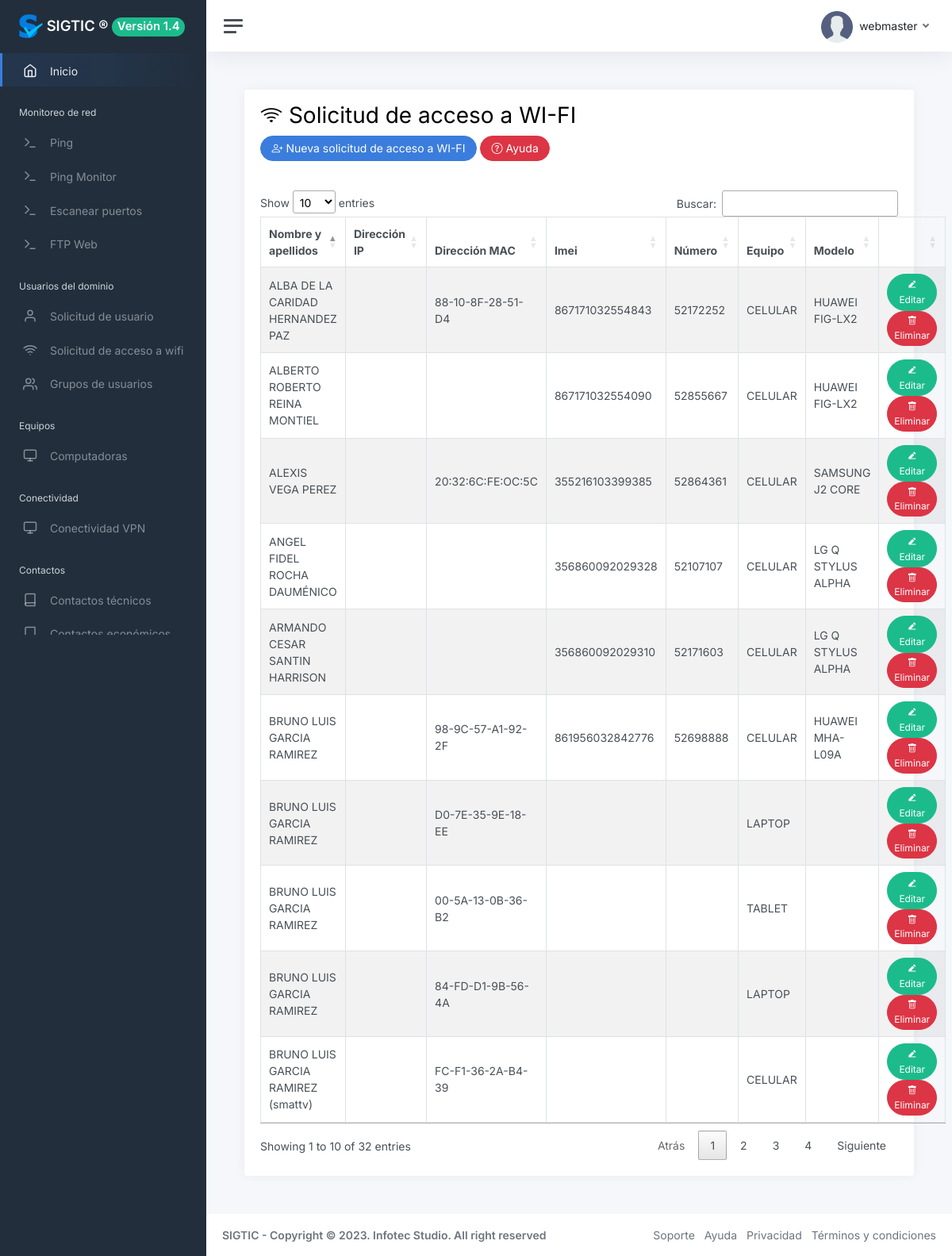
/?view=wifi_request&opt=all (signed in), run on the app's committed database.
### tables this page shows
CREATE TABLE `user` (
  `id` int(11) NOT NULL,
  `name` varchar(50) DEFAULT NULL,
  `lastname` varchar(50) DEFAULT NULL,
  `username` varchar(50) DEFAULT NULL,
  `email` varchar(255) DEFAULT NULL,
  `password` varchar(60) DEFAULT NULL,
  `image` varchar(255) DEFAULT NULL,
  `status` int(11) DEFAULT 1,
  `kind` int(11) DEFAULT 1,
  `created_at` datetime DEFAULT NULL
);

CREATE TABLE `wifi_request` (
  `id` int(11) NOT NULL,
  `fullname` varchar(100) NOT NULL,
  `ipaddress` varchar(50) NOT NULL,
  `macaddress` varchar(50) NOT NULL,
  `imei` varchar(50) NOT NULL,
  `number` varchar(50) NOT NULL,
  `equipment` varchar(50) NOT NULL,
  `model` varchar(50) NOT NULL,
  `created_at` date NOT NULL
);

### core/controller/Module.php (called while the page is built)
<?php
class Module {
	public static function loadLayout(){
		include "core/app/layouts/layout.php";
	}
}
?>

### core/controller/Lb.php (called while the page is built, shortened)
<?php
class Lb {
	public function start(){
		include "core/app/init.php";
	}
}
?>

### index.php (called while the page is built, shortened)
<?php
$lb = new Lb();
$lb->start();
?>

### core/controller/Executor.php (called while the page is built, shortened)
<?php
class Executor {
	public static function doit($sql){
		$con = Database::getCon();
		return array($con->query($sql),$con->insert_id);
	}
}
?>

### core/app/model/UserData.php (called while the page is built, shortened)
<?php
class UserData {
	public static $tablename = "user";
	public static function getById($id){
		 $sql = "select * from ".self::$tablename." where id=$id";
		$query = Executor::doit($sql);
		return Model::one($query[0],new UserData());
	}
}
?>

### core/controller/Model.php (called while the page is built, shortened)
<?php
class Model {
	public static function exists($modelname){
		$fullpath = self::getFullpath($modelname);
		$found=false;
		if(file_exists($fullpath)){
			$found = true;
		}
		return $found;
	}
	public static function getFullpath($modelname){
		return "core/app/model/".$modelname.".php";
	}
	public static function many($query,$aclass){
		$cnt = 0;
		$array = array();
		while($r = $query->fetch_array()){
			$array[$cnt] = new $aclass;
			$cnt2=1;
			foreach ($r as $key => $v) {
				if($cnt2>0 && $cnt2%2==0){
					$array[$cnt]->$key = $v;
				}
				$cnt2++;
			}
			$cnt++;
		}
		return $array;
	}
}
?>

### core/app/model/Wifi_requestData.php (called while the page is built, shortened)
<?php
class Wifi_requestData {
	public static $tablename = "wifi_request";
	public static function getAll(){
		 $sql = "select * from ".self::$tablename;
		$query = Executor::doit($sql);
		return Model::many($query[0],new Wifi_requestData());
	}
}
?>

### core/app/view/wifi_request-view.php (the view, shortened to what this page needs)
<?php if(isset($_GET["opt"]) && $_GET["opt"]=="all"):
$wifi_request = Wifi_requestData::getAll();
  ?>
          <div class="row">
            <div class="col-12">
              <div class="card">
                <div class="card-header">
                  <h1 class="bi bi-wifi"> Solicitud de acceso a WI-FI</h1>
<button type="button" class="btn btn-primary rounded-pill bi bi-person-plus" data-bs-toggle="modal" data-bs-target="#exampleModal">
Nueva solicitud de acceso a WI-FI
</button>
                  <button
     class="btn btn-danger rounded-pill bi bi-question-circle"
     data-bs-toggle="tooltip"
     data-bs-placement="bottom"
      title="Para agregar una nueva solicitud de acceso a WIFI presione el botón (Registrar usuario) y complete los campos en el formulario y de clic en el botón agregar." >
   Ayuda
 </button>
                </div>
                <div class="card-body">
                  <?php if(count($wifi_request)>0):?>
                    <div>
                    <table class="table table-bordered table-striped datatable">
                      <thead>
                        <th>Nombre y apellidos</th>
                        <th>Dirección IP</th>
                        <th>Dirección MAC</th>
                        <th>Imei</th>
                        <th>Número</th>
                        <th>Equipo</th>
                         <th>Modelo</th>
                        <th></th>
                      </thead>
                      <?php foreach($wifi_request as $con):?>
                        <tr>
                          <td><?php echo $con->fullname; ?></td>
                          <td><?php echo $con->ipaddress; ?></td>
                          <td><?php echo $con->macaddress; ?></td>
                          <td><?php echo $con->imei; ?></td>
                          <td><?php echo $con->number; ?></td>
                          <td><?php echo $con->equipment; ?></td>
                          <td><?php echo $con->model; ?></td>
                          <td style="width:160px; ">
                            <a href="./?view=wifi_request&opt=edit&id=<?php echo $con->id; ?>" class="btn btn-success btn-sm rounded-pill"><i class="ri ri-edit-2-fill"></i> Editar</a>
                            <a href="./?action=wifi_request&opt=del&id=<?php echo $con->id; ?>" id="item-<?php echo $con->id; ?>"  class="btn btn-danger btn-sm rounded-pill"><i class="bi bi-trash"></i> Eliminar</a>
                          </td>
                        </tr>
                      <?php endforeach ;?>
                    </table>
                  </div>
                  <?php else:?>
                    <p class="alert alert-warning">No hay solicitud de acceso a WI-FI.</p>
                  <?php endif;?>
                </div>
              </div>
            </div>
          </div>
<?php endif; ?>

### core/app/layouts/layout.php (shortened to what this page needs)
<!DOCTYPE html>
<html lang="es">
<head>
  <link href="assets/vendor/bootstrap/css/bootstrap.min.css" rel="stylesheet">
  <link href="assets/vendor/bootstrap-icons/bootstrap-icons.css" rel="stylesheet">
  <link href="assets/vendor/boxicons/css/boxicons.min.css" rel="stylesheet">
  <link href="assets/vendor/quill/quill.snow.css" rel="stylesheet">
  <link href="assets/vendor/quill/quill.bubble.css" rel="stylesheet">
  <link href="assets/vendor/remixicon/remixicon.css" rel="stylesheet">
  <link href="css/app.css" rel="stylesheet">
  <link rel="stylesheet" type="text/css" href="plugins/datatables/datatables.min.css">
  <link rel="stylesheet" type="text/css" href="plugins/datatables/dataTables.bootstrap5.min.css">
  <link rel="stylesheet" type="text/css" href="plugins/datatables/buttons.bootstrap5.min.css">
  <link href="css/app.css" rel="stylesheet">
</head>
<?php if(!isset($_SESSION["user_id"])):?>
  <main class="d-flex w-100">
		<div class="container d-flex flex-column">
			<div class="row vh-100">
				<div class="col-sm-10 col-md-8 col-lg-6 mx-auto d-table h-100">
					<div class="d-table-cell align-middle">
						<div class="card">
							<div class="card-body">
								<div class="m-sm-4">
									<div class="text-center">
										<img src="img/logo/logo.png" alt="Charles Hall" class="img-fluid rounded-square" width="200" height="200" />
									</div>
									<form method="post" action="./?action=access&opt=login">
										<div class="mb-3">
											<label class="form-label">Usuario</label>
											<input class="form-control form-control-lg"  name="email" placeholder="Introduzca su usuario" />
										</div>
										<div class="mb-3">
											<label class="form-label">Contrseña</label>
											<input class="form-control form-control-lg" type="password" name="password" placeholder="Introduzca su contrseña" />
											<small>
                                           </small>
										</div>
										<div>
										</div>
										<div class="text-center mt-3">
                    <button type="submit" class="btn btn-lg btn-block btn-primary">Aceptar</button>
										</div>
									</form>
								</div>
							</div>
						</div>
					</div>
				</div>
			</div>
		</div>
	</main>
	<footer class="footer mt-auto py-3 bg-light">
  <div class="container">
    <span class="text-muted">SIGTIC - Copyright © 2023. Infotec Studio. All right reserved</span>
  </div>
</footer>
<?php else:?>
<body>
<div class="wrapper">
		<nav id="sidebar" class="sidebar js-sidebar">
			<div class="sidebar-content js-simplebar">
				<a class="sidebar-brand" href="./">
				<img src="img/icons/favicons.png" alt="Charles Hall" class="img-fluid rounded-square" width="30" height="30" /> <span class="align-middle">SIGTIC ®</span> <span class="badge bg-success rounded-pill">Versión 1.4</span></td>
        </a>
				<ul class="sidebar-nav">
        <li class="sidebar-item active">
						<a class="sidebar-link" href="./">
              <i class="align-middle" data-feather="home"></i> <span class="align-middle">Inicio</span>
            </a>
					</li>
<li class="sidebar-header">
						Monitoreo de red
					</li>
					<li class="sidebar-item">
						<a class="sidebar-link" href="./?view=ping&opt=all">
              <i class="align-middle" data-feather="terminal"></i> <span class="align-middle">Ping</span>
            </a>
					</li>
<li class="sidebar-item">
						<a class="sidebar-link" href="./?view=ping-monitor&opt=all">
              <i class="align-middle" data-feather="terminal"></i> <span class="align-middle">Ping Monitor</span>
            </a>
					</li>
<li class="sidebar-item">
						<a class="sidebar-link" href="./?view=portscanner&opt=all">
              <i class="align-middle" data-feather="terminal"></i> <span class="align-middle">Escanear puertos</span>
            </a>
					</li>
<li class="sidebar-item">
						<a class="sidebar-link" href="./?view=upload&opt=all">
              <i class="align-middle" data-feather="terminal"></i> <span class="align-middle">FTP Web</span>
            </a>
					</li>
					<li class="sidebar-header">
						Usuarios del dominio
					</li>
					<li class="sidebar-item">
						<a class="sidebar-link" href="./?view=user_request&opt=all">
              <i class="align-middle" data-feather="user"></i> <span class="align-middle">Solicitud de usuario</span>
            </a>
					</li>
					<li class="sidebar-item">
						<a class="sidebar-link" href="./?view=wifi_request&opt=all">
              <i class="align-middle" data-feather="wifi"></i> <span class="align-middle">Solicitud de acceso a wifi</span>
            </a>
					</li>
					<li class="sidebar-item">
						<a class="sidebar-link" href="./?view=categories&opt=all">
              <i class="align-middle" data-feather="users"></i> <span class="align-middle">Grupos de usuarios</span>
            </a>
					</li>
					<li class="sidebar-header">
						Equipos
					</li>
					<li class="sidebar-item">
						<a class="sidebar-link" href="./?view=computer&opt=all">
              <i class="align-middle" data-feather="monitor"></i> <span class="align-middle">Computadoras</span>
            </a>
					</li>
					<li class="sidebar-header">
						Conectividad
					</li>
					<li class="sidebar-item">
						<a class="sidebar-link" href="./?view=connectivity&opt=all">
              <i class="align-middle" data-feather="monitor"></i> <span class="align-middle">Conectividad VPN</span>
            </a>
					</li>
					<li class="sidebar-header">
						Contactos
					</li>
					<li class="sidebar-item">
						<a class="sidebar-link" href="./?view=contacts_technical&opt=all">
              <i class="align-middle" data-feather="book"></i> <span class="align-middle">Contactos técnicos</span>
            </a>
					</li>
					<li class="sidebar-item">
						<a class="sidebar-link" href="./?view=contacts&opt=all">
              <i class="align-middle" data-feather="book"></i> <span class="align-middle">Contactos económicos</span>
            </a>
					</li>
			</div>
		</nav>
    <div class="main">
    <nav class="navbar navbar-expand navbar-light navbar-bg">
				<a class="sidebar-toggle js-sidebar-toggle">
          <i class="hamburger align-self-center"></i>
        </a>
				<div class="navbar-collapse collapse">
					<ul class="navbar-nav navbar-align">
						<li class="nav-item dropdown">
							<a class="nav-link dropdown-toggle d-none d-sm-inline-block" href="#" data-bs-toggle="dropdown">
                <img src="img/avatars/avatar.png" class="avatar img-fluid rounded me-1" alt="Charles Hall" /> <span class="text-dark"><?php echo Core::$user->username;?></span>
              </a>
						</li>
					</ul>
				</div>
			</nav>
      <main class="content">
        <div class="container-fluid p-0">
          <?php View::load("index");?>
        </div>
      </main>
      <footer class="footer">
				<div class="container-fluid">
					<div class="row text-muted">
						<div class="col-6 text-start">
							<p class="mb-0">
							<strong>SIGTIC - Copyright © 2023. Infotec Studio. All right reserved</strong>
							</p>
						</div>
						<div class="col-6 text-end">
							<ul class="list-inline">
								<li class="list-inline-item">
									<a class="text-muted" href="https://infotecstudio.nat.cu" target="_blank">Soporte</a>
								</li>
								<li class="list-inline-item">
									<a class="text-muted" href="https://infotecstudio.nat.cu" target="_blank">Ayuda</a>
								</li>
								<li class="list-inline-item">
									<a class="text-muted" href="https://infotecstudio.nat.cu" target="_blank">Privacidad</a>
								</li>
								<li class="list-inline-item">
									<a class="text-muted" href="https://infotecstudio.nat.cu" target="_blank">Términos y condiciones</a>
								</li>
							</ul>
						</div>
					</div>
				</div>
</footer>
</body>
<?php endif; ?>
</html>

### data on the page
user: username "webmaster"
wifi_request: fullname "ALBERTO ROBERTO REINA MONTIEL", imei "867171032554090", number "52855667", equipment "CELULAR", model "HUAWEI FIG-LX2"
wifi_request: fullname "BRUNO LUIS GARCIA RAMIREZ", macaddress "98-9C-57-A1-92-2F", imei "861956032842776", number "52698888", equipment "CELULAR", model "HUAWEI MHA-L09A"
wifi_request: fullname "BRUNO LUIS GARCIA RAMIREZ", macaddress "D0-7E-35-9E-18-EE", equipment "LAPTOP"
wifi_request: fullname "BRUNO LUIS GARCIA RAMIREZ", macaddress "00-5A-13-0B-36-B2", equipment "TABLET"
wifi_request: fullname "BRUNO LUIS GARCIA RAMIREZ (smattv)", macaddress "FC-F1-36-2A-B4-39", equipment "CELULAR"
wifi_request: fullname "BRUNO LUIS GARCIA RAMIREZ", macaddress "84-FD-D1-9B-56-4A", equipment "LAPTOP"
wifi_request: fullname "ANGEL FIDEL ROCHA DAUMÉNICO", imei "356860092029328", number "52107107", equipment "CELULAR", model "LG Q STYLUS ALPHA"
wifi_request: fullname "ALBA DE LA CARIDAD HERNANDEZ PAZ", macaddress "88-10-8F-28-51-D4", imei "867171032554843", number "52172252", equipment "CELULAR", model "HUAWEI FIG-LX2"
wifi_request: fullname "ARMANDO CESAR SANTIN HARRISON", imei "356860092029310", number "52171603", equipment "CELULAR", model "LG Q STYLUS ALPHA"
wifi_request: fullname "ALEXIS VEGA PEREZ", macaddress "20:32:6C:FE:OC:5C", imei "355216103399385", number "52864361", equipment "CELULAR", model "SAMSUNG J2 CORE"
